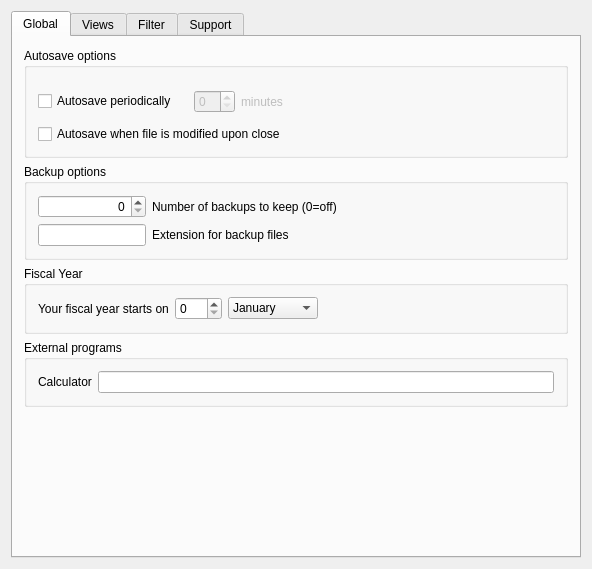
<?xml version="1.0" encoding="UTF-8"?>
<ui version="4.0">
 <class>KSettingsGeneral</class>
 <widget class="QWidget" name="KSettingsGeneral">
  <property name="geometry">
   <rect>
    <x>0</x>
    <y>0</y>
    <width>592</width>
    <height>482</height>
   </rect>
  </property>
  <property name="windowTitle">
   <string>General Settings</string>
  </property>
  <layout class="QVBoxLayout" name="verticalLayout_8">
   <item>
    <widget class="QTabWidget" name="tabWidget2">
     <property name="currentIndex">
      <number>0</number>
     </property>
     <widget class="QWidget" name="tab">
      <attribute name="title">
       <string comment="@title global settings">Global</string>
      </attribute>
      <layout class="QVBoxLayout" name="verticalLayout_6">
       <item>
        <widget class="QGroupBox" name="groupBox_2">
         <property name="title">
          <string>Autosave options</string>
         </property>
         <layout class="QVBoxLayout" name="verticalLayout">
          <property name="spacing">
           <number>0</number>
          </property>
          <item>
           <layout class="QHBoxLayout" name="horizontalLayout_3">
            <item>
             <widget class="QCheckBox" name="kcfg_AutoSaveFile">
              <property name="text">
               <string>Autosave periodically</string>
              </property>
             </widget>
            </item>
            <item>
             <widget class="QWidget" name="m_periodFrame" native="true">
              <property name="enabled">
               <bool>false</bool>
              </property>
              <layout class="QHBoxLayout" name="horizontalLayout_2">
               <item>
                <widget class="QSpinBox" name="kcfg_AutoSavePeriod">
                 <property name="maximum">
                  <number>60</number>
                 </property>
                </widget>
               </item>
               <item>
                <widget class="QLabel" name="textLabel3">
                 <property name="text">
                  <string>minutes</string>
                 </property>
                 <property name="wordWrap">
                  <bool>false</bool>
                 </property>
                </widget>
               </item>
              </layout>
             </widget>
            </item>
            <item>
             <spacer name="spacer3">
              <property name="orientation">
               <enum>Qt::Horizontal</enum>
              </property>
              <property name="sizeType">
               <enum>QSizePolicy::Expanding</enum>
              </property>
              <property name="sizeHint" stdset="0">
               <size>
                <width>20</width>
                <height>20</height>
               </size>
              </property>
             </spacer>
            </item>
           </layout>
          </item>
          <item>
           <widget class="QCheckBox" name="kcfg_AutoSaveOnClose">
            <property name="text">
             <string>Autosave when file is modified upon close</string>
            </property>
           </widget>
          </item>
         </layout>
        </widget>
       </item>
       <item>
        <widget class="QGroupBox" name="groupBox_3">
         <property name="title">
          <string>Backup options</string>
         </property>
         <layout class="QVBoxLayout" name="verticalLayout_11">
          <item>
           <layout class="QHBoxLayout" name="horizontalLayout_6">
            <item>
             <layout class="QGridLayout" name="gridLayout">
              <item row="1" column="0">
               <widget class="QLineEdit" name="kcfg_BackupExtension">
                <property name="toolTip">
                 <string>Enter a character or string that will be added to backup files. Default is ~</string>
                </property>
                <property name="clearButtonEnabled">
                 <bool>true</bool>
                </property>
               </widget>
              </item>
              <item row="0" column="0">
               <widget class="QSpinBox" name="kcfg_AutoBackupCopies">
                <property name="toolTip">
                 <string>Setup number of backups to keep (local file only)</string>
                </property>
                <property name="whatsThis">
                 <string>Whenever the current data is saved into a local file, KMyMoney keeps the selected number of previous states of the file.

Set it to 0 to turn the feature off.</string>
                </property>
                <property name="frame">
                 <bool>true</bool>
                </property>
                <property name="alignment">
                 <set>Qt::AlignRight|Qt::AlignTrailing|Qt::AlignVCenter</set>
                </property>
                <property name="maximum">
                 <number>20</number>
                </property>
                <property name="singleStep">
                 <number>1</number>
                </property>
               </widget>
              </item>
              <item row="1" column="1">
               <widget class="QLabel" name="label_2">
                <property name="text">
                 <string>Extension for backup files</string>
                </property>
               </widget>
              </item>
              <item row="0" column="1">
               <widget class="QLabel" name="label_5">
                <property name="text">
                 <string>Number of backups to keep (0=off)</string>
                </property>
               </widget>
              </item>
             </layout>
            </item>
            <item>
             <spacer name="horizontalSpacer">
              <property name="orientation">
               <enum>Qt::Horizontal</enum>
              </property>
              <property name="sizeHint" stdset="0">
               <size>
                <width>20</width>
                <height>20</height>
               </size>
              </property>
             </spacer>
            </item>
           </layout>
          </item>
         </layout>
        </widget>
       </item>
       <item>
        <widget class="QGroupBox" name="groupBox">
         <property name="title">
          <string>Fiscal Year</string>
         </property>
         <layout class="QHBoxLayout" name="horizontalLayout">
          <item>
           <widget class="QLabel" name="textLabel1_2_2">
            <property name="text">
             <string>Your fiscal year starts on</string>
            </property>
            <property name="wordWrap">
             <bool>false</bool>
            </property>
           </widget>
          </item>
          <item>
           <widget class="QSpinBox" name="kcfg_FiscalYearBeginDay">
            <property name="maximum">
             <number>366</number>
            </property>
           </widget>
          </item>
          <item>
           <widget class="KComboBox" name="kcfg_FiscalYearBegin">
            <item>
             <property name="text">
              <string>January</string>
             </property>
            </item>
            <item>
             <property name="text">
              <string>February</string>
             </property>
            </item>
            <item>
             <property name="text">
              <string>March</string>
             </property>
            </item>
            <item>
             <property name="text">
              <string>April</string>
             </property>
            </item>
            <item>
             <property name="text">
              <string>May</string>
             </property>
            </item>
            <item>
             <property name="text">
              <string>June</string>
             </property>
            </item>
            <item>
             <property name="text">
              <string>July</string>
             </property>
            </item>
            <item>
             <property name="text">
              <string comment="@item the month August">August</string>
             </property>
            </item>
            <item>
             <property name="text">
              <string>September</string>
             </property>
            </item>
            <item>
             <property name="text">
              <string>October</string>
             </property>
            </item>
            <item>
             <property name="text">
              <string>November</string>
             </property>
            </item>
            <item>
             <property name="text">
              <string>December</string>
             </property>
            </item>
           </widget>
          </item>
          <item>
           <spacer name="spacer11">
            <property name="orientation">
             <enum>Qt::Horizontal</enum>
            </property>
            <property name="sizeType">
             <enum>QSizePolicy::Expanding</enum>
            </property>
            <property name="sizeHint" stdset="0">
             <size>
              <width>20</width>
              <height>20</height>
             </size>
            </property>
           </spacer>
          </item>
         </layout>
        </widget>
       </item>
       <item>
        <widget class="QGroupBox" name="groupBox_7">
         <property name="title">
          <string>External programs</string>
         </property>
         <layout class="QHBoxLayout" name="horizontalLayout_5">
          <item>
           <widget class="QLabel" name="label">
            <property name="text">
             <string>Calculator</string>
            </property>
           </widget>
          </item>
          <item>
           <widget class="KLineEdit" name="kcfg_ExternalCalculator"/>
          </item>
         </layout>
        </widget>
       </item>
       <item>
        <spacer name="spacer3_2">
         <property name="orientation">
          <enum>Qt::Vertical</enum>
         </property>
         <property name="sizeType">
          <enum>QSizePolicy::Expanding</enum>
         </property>
         <property name="sizeHint" stdset="0">
          <size>
           <width>20</width>
           <height>20</height>
          </size>
         </property>
        </spacer>
       </item>
      </layout>
     </widget>
     <widget class="QWidget" name="tab2">
      <attribute name="title">
       <string>Views</string>
      </attribute>
      <layout class="QVBoxLayout" name="verticalLayout_7">
       <item>
        <widget class="QGroupBox" name="groupBox_9">
         <property name="title">
          <string>Startup options</string>
         </property>
         <layout class="QGridLayout" name="gridLayout_2">
          <item row="0" column="0">
           <widget class="QLabel" name="label_7">
            <property name="text">
             <string>View to show</string>
            </property>
           </widget>
          </item>
          <item row="0" column="1">
           <widget class="QComboBox" name="kcfg_StartLastViewSelected">
            <item>
             <property name="text">
              <string>Homepage</string>
             </property>
            </item>
            <item>
             <property name="text">
              <string>Last selected view</string>
             </property>
            </item>
           </widget>
          </item>
          <item row="1" column="0">
           <widget class="QLabel" name="label_6">
            <property name="text">
             <string>Accounts to open in ledger</string>
            </property>
           </widget>
          </item>
          <item row="1" column="1">
           <widget class="QComboBox" name="kcfg_ShowAccountsAfterOpen">
            <item>
             <property name="text">
              <string>Last account used</string>
             </property>
            </item>
            <item>
             <property name="text">
              <string>All favorite accounts</string>
             </property>
            </item>
            <item>
             <property name="text">
              <string>All accounts open at last close</string>
             </property>
            </item>
           </widget>
          </item>
         </layout>
        </widget>
       </item>
       <item>
        <widget class="QGroupBox" name="kcfg_viewType">
         <property name="title">
          <string>Type of the KMyMoney view</string>
         </property>
         <layout class="QGridLayout">
          <item row="1" column="0">
           <widget class="QRadioButton" name="radioButton3">
            <property name="text">
             <string>List</string>
            </property>
            <property name="checked">
             <bool>true</bool>
            </property>
           </widget>
          </item>
          <item row="1" column="1">
           <widget class="QRadioButton" name="radioButton4">
            <property name="text">
             <string>Tree</string>
            </property>
           </widget>
          </item>
          <item row="1" column="2">
           <widget class="QRadioButton" name="radioButton5">
            <property name="text">
             <string>Tabbed</string>
            </property>
           </widget>
          </item>
         </layout>
        </widget>
       </item>
       <item>
        <widget class="QGroupBox" name="groupBox_qmlHome">
         <property name="title">
          <string>Experimental</string>
         </property>
         <layout class="QVBoxLayout">
          <item>
           <widget class="QCheckBox" name="kcfg_qmlHomeView">
            <property name="toolTip">
             <string>When enabled, the Home view is rendered with an experimental modern Kirigami/QML dashboard instead of the classic HTML overview. This is a read-only proof of concept; changing it takes effect after restarting the application.</string>
            </property>
            <property name="text">
             <string>Use the experimental Kirigami/QML home view</string>
            </property>
           </widget>
          </item>
         </layout>
        </widget>
       </item>
       <item>
        <spacer name="spacer7">
         <property name="orientation">
          <enum>Qt::Vertical</enum>
         </property>
         <property name="sizeType">
          <enum>QSizePolicy::Expanding</enum>
         </property>
         <property name="sizeHint" stdset="0">
          <size>
           <width>20</width>
           <height>20</height>
          </size>
         </property>
        </spacer>
       </item>
      </layout>
     </widget>
     <widget class="QWidget" name="TabPage">
      <attribute name="title">
       <string>Filter</string>
      </attribute>
      <layout class="QVBoxLayout" name="verticalLayout_5">
       <item>
        <widget class="QGroupBox" name="groupBox_6">
         <property name="title">
          <string>Accounts / Categories</string>
         </property>
         <layout class="QVBoxLayout" name="verticalLayout_3">
          <item>
           <widget class="QCheckBox" name="kcfg_HideUnusedCategory">
            <property name="whatsThis">
             <string>This option hides all categories in the categories view that are not used in at least a single transaction. They are still shown in the category selection lists.</string>
            </property>
            <property name="text">
             <string>Do not show unused categories</string>
            </property>
           </widget>
          </item>
          <item>
           <widget class="QCheckBox" name="kcfg_ExpertMode">
            <property name="text">
             <string>Show equity accounts</string>
            </property>
           </widget>
          </item>
          <item>
           <widget class="QCheckBox" name="kcfg_SimpleMode">
            <property name="whatsThis">
             <string>When enabled, transactions may be entered without a counter category. Uncategorized amounts are automatically balanced against a dedicated equity account, and the consistency check no longer reports such transactions as errors.</string>
            </property>
            <property name="text">
             <string>Simplified mode (without double-entry bookkeeping)</string>
            </property>
           </widget>
          </item>
          <item>
           <layout class="QHBoxLayout" name="simpleModeOptionsLayout">
            <item>
             <spacer name="simpleModeIndent">
              <property name="orientation">
               <enum>Qt::Horizontal</enum>
              </property>
              <property name="sizeType">
               <enum>QSizePolicy::Fixed</enum>
              </property>
              <property name="sizeHint" stdset="0">
               <size>
                <width>20</width>
                <height>20</height>
               </size>
              </property>
             </spacer>
            </item>
            <item>
             <layout class="QVBoxLayout" name="simpleModeSubOptionsLayout">
              <item>
               <widget class="QCheckBox" name="kcfg_SimpleModeAutoBalance">
                <property name="whatsThis">
                 <string>In simplified mode, append a balancing split to a dedicated equity (imbalance) account for any transaction whose splits do not sum to zero.</string>
                </property>
                <property name="text">
                 <string>Automatically balance uncategorized transactions</string>
                </property>
               </widget>
              </item>
              <item>
               <widget class="QCheckBox" name="kcfg_SimpleModeDeriveOpeningDate">
                <property name="whatsThis">
                 <string>In simplified mode, suppress "transaction before opening date" warnings by deriving the opening date from the earliest booked transaction of an account.</string>
                </property>
                <property name="text">
                 <string>Derive account opening date from earliest transaction</string>
                </property>
               </widget>
              </item>
              <item>
               <widget class="QCheckBox" name="kcfg_SimpleModeLearnPayeeIban">
                <property name="whatsThis">
                 <string>In simplified mode, store the counterparty's IBAN/BIC supplied by an imported transaction on the matching payee, so that later credit transfers can suggest it automatically. Existing payee bank connections are never overwritten.</string>
                </property>
                <property name="text">
                 <string>Learn payee IBAN/BIC from imported transactions</string>
                </property>
               </widget>
              </item>
              <item>
               <widget class="QCheckBox" name="kcfg_SimpleModeLearnCategory">
                <property name="whatsThis">
                 <string>In simplified mode, when an imported transaction has no category, reuse the category last assigned to a transaction of the same payee in this account. Disable this to leave such imports uncategorized for deliberate manual categorization.</string>
                </property>
                <property name="text">
                 <string>Reuse a payee's last category for imported transactions</string>
                </property>
               </widget>
              </item>
             </layout>
            </item>
           </layout>
          </item>
          <item>
           <widget class="QCheckBox" name="kcfg_ShowCategoriesInAccountsView">
            <property name="whatsThis">
             <string>This option will display the categories in the accounts view also.</string>
            </property>
            <property name="text">
             <string>Show categories in the accounts list view</string>
            </property>
           </widget>
          </item>
          <item>
           <widget class="QCheckBox" name="kcfg_HideZeroBalanceAccountsHome">
            <property name="text">
             <string>Hide accounts with a zero balance from Home</string>
            </property>
           </widget>
          </item>
          <item>
           <widget class="QCheckBox" name="kcfg_HideZeroBalanceAccounts">
            <property name="text">
             <string>Hide accounts with a zero balance from Accounts</string>
            </property>
           </widget>
          </item>
          <item>
           <widget class="QCheckBox" name="kcfg_HideZeroBalanceEquities">
            <property name="text">
             <string>Do not show zero balance equities</string>
            </property>
           </widget>
          </item>
         </layout>
        </widget>
       </item>
       <item>
        <widget class="QGroupBox" name="groupBox_5">
         <property name="title">
          <string>Schedules</string>
         </property>
         <layout class="QVBoxLayout" name="verticalLayout_4">
          <item>
           <widget class="QCheckBox" name="kcfg_HideFinishedSchedules">
            <property name="whatsThis">
             <string>This option hides all finished schedules in the schedules view.</string>
            </property>
            <property name="text">
             <string>Do not show finished schedules</string>
            </property>
           </widget>
          </item>
         </layout>
        </widget>
       </item>
       <item>
        <widget class="QGroupBox" name="groupBox_4">
         <property name="title">
          <string>Transactions</string>
         </property>
         <layout class="QVBoxLayout" name="verticalLayout_2">
          <item>
           <layout class="QHBoxLayout">
            <item>
             <widget class="QLabel" name="textLabel1_3">
              <property name="text">
               <string>Do not show transactions prior to</string>
              </property>
              <property name="wordWrap">
               <bool>false</bool>
              </property>
             </widget>
            </item>
            <item>
             <widget class="KMyMoneyDateEdit" name="kcfg_StartDate"/>
            </item>
            <item>
             <spacer name="spacer10">
              <property name="orientation">
               <enum>Qt::Horizontal</enum>
              </property>
              <property name="sizeType">
               <enum>QSizePolicy::Expanding</enum>
              </property>
              <property name="sizeHint" stdset="0">
               <size>
                <width>20</width>
                <height>20</height>
               </size>
              </property>
             </spacer>
            </item>
           </layout>
          </item>
          <item>
           <widget class="QCheckBox" name="kcfg_HideReconciledTransactions">
            <property name="whatsThis">
             <string>This option hides all reconciled transactions in the ledger view.</string>
            </property>
            <property name="text">
             <string>Do not show reconciled transactions</string>
            </property>
           </widget>
          </item>
         </layout>
        </widget>
       </item>
       <item>
        <spacer name="spacer4">
         <property name="orientation">
          <enum>Qt::Vertical</enum>
         </property>
         <property name="sizeType">
          <enum>QSizePolicy::Expanding</enum>
         </property>
         <property name="sizeHint" stdset="0">
          <size>
           <width>20</width>
           <height>20</height>
          </size>
         </property>
        </spacer>
       </item>
      </layout>
     </widget>
     <widget class="QWidget" name="tab_2">
      <attribute name="title">
       <string>Support</string>
      </attribute>
      <layout class="QVBoxLayout" name="verticalLayout_9">
       <item>
        <widget class="QGroupBox" name="groupBox_8">
         <property name="title">
          <string>Logging</string>
         </property>
         <layout class="QVBoxLayout" name="verticalLayout_10">
          <item>
           <layout class="QHBoxLayout" name="horizontalLayout_4">
            <item>
             <widget class="QLabel" name="label_3">
              <property name="text">
               <string>Log path</string>
              </property>
             </widget>
            </item>
            <item>
             <widget class="QLineEdit" name="kcfg_logPath">
              <property name="readOnly">
               <bool>true</bool>
              </property>
             </widget>
            </item>
            <item>
             <widget class="QPushButton" name="choosePath">
              <property name="sizePolicy">
               <sizepolicy hsizetype="Fixed" vsizetype="Fixed">
                <horstretch>0</horstretch>
                <verstretch>0</verstretch>
               </sizepolicy>
              </property>
              <property name="maximumSize">
               <size>
                <width>32</width>
                <height>32</height>
               </size>
              </property>
              <property name="text">
               <string>...</string>
              </property>
             </widget>
            </item>
            <item>
             <spacer name="horizontalSpacer_2">
              <property name="orientation">
               <enum>Qt::Horizontal</enum>
              </property>
              <property name="sizeHint" stdset="0">
               <size>
                <width>20</width>
                <height>20</height>
               </size>
              </property>
             </spacer>
            </item>
           </layout>
          </item>
          <item>
           <widget class="QLabel" name="label_4">
            <property name="text">
             <string>On choosing a log file path please keep in mind that log files may contain sensitive data (e.g. passwords in clear-text etc).</string>
            </property>
            <property name="wordWrap">
             <bool>true</bool>
            </property>
           </widget>
          </item>
          <item>
           <widget class="QCheckBox" name="kcfg_logImportedStatements">
            <property name="text">
             <string>Log imported statements</string>
            </property>
           </widget>
          </item>
          <item>
           <widget class="QCheckBox" name="kcfg_logOfxTransactions">
            <property name="text">
             <string>Log OFX transactions</string>
            </property>
           </widget>
          </item>
          <item>
           <spacer name="verticalSpacer">
            <property name="orientation">
             <enum>Qt::Vertical</enum>
            </property>
            <property name="sizeHint" stdset="0">
             <size>
              <width>20</width>
              <height>20</height>
             </size>
            </property>
           </spacer>
          </item>
         </layout>
        </widget>
       </item>
       <item>
        <spacer name="verticalSpacer1">
         <property name="orientation">
          <enum>Qt::Vertical</enum>
         </property>
         <property name="sizeHint" stdset="0">
          <size>
           <width>20</width>
           <height>20</height>
          </size>
         </property>
        </spacer>
       </item>
      </layout>
     </widget>
    </widget>
   </item>
  </layout>
 </widget>
 <layoutdefault spacing="6" margin="11"/>
 <customwidgets>
  <customwidget>
   <class>KComboBox</class>
   <extends>QComboBox</extends>
   <header>kcombobox.h</header>
  </customwidget>
  <customwidget>
   <class>KLineEdit</class>
   <extends>QLineEdit</extends>
   <header>klineedit.h</header>
  </customwidget>
  <customwidget>
   <class>KDateComboBox</class>
   <extends>QComboBox</extends>
   <header>kdatecombobox.h</header>
  </customwidget>
  <customwidget>
   <class>KMyMoneyDateEdit</class>
   <extends>KDateComboBox</extends>
   <header>kmymoneydateedit.h</header>
  </customwidget>
 </customwidgets>
 <resources/>
 <connections>
  <connection>
   <sender>kcfg_AutoSaveFile</sender>
   <signal>toggled(bool)</signal>
   <receiver>m_periodFrame</receiver>
   <slot>setEnabled(bool)</slot>
   <hints>
    <hint type="sourcelabel">
     <x>103</x>
     <y>274</y>
    </hint>
    <hint type="destinationlabel">
     <x>188</x>
     <y>263</y>
    </hint>
   </hints>
  </connection>
 </connections>
</ui>
